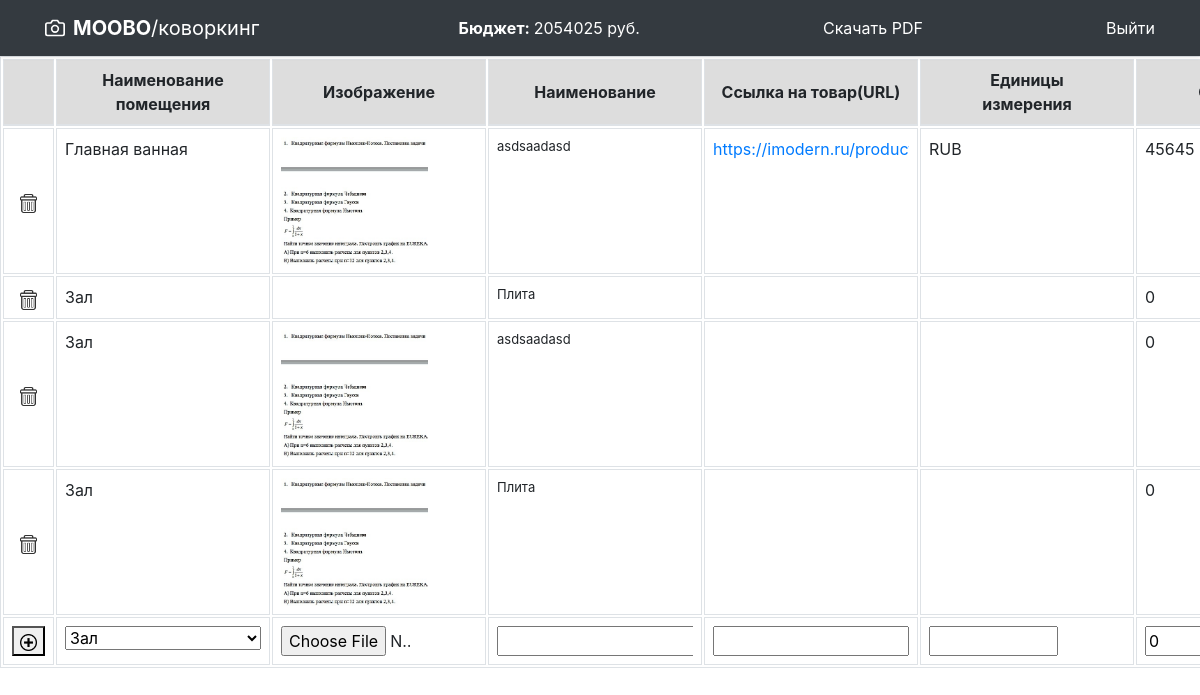
Page /designer/statement/ываываыв/ (signed in) on the earlier database version.
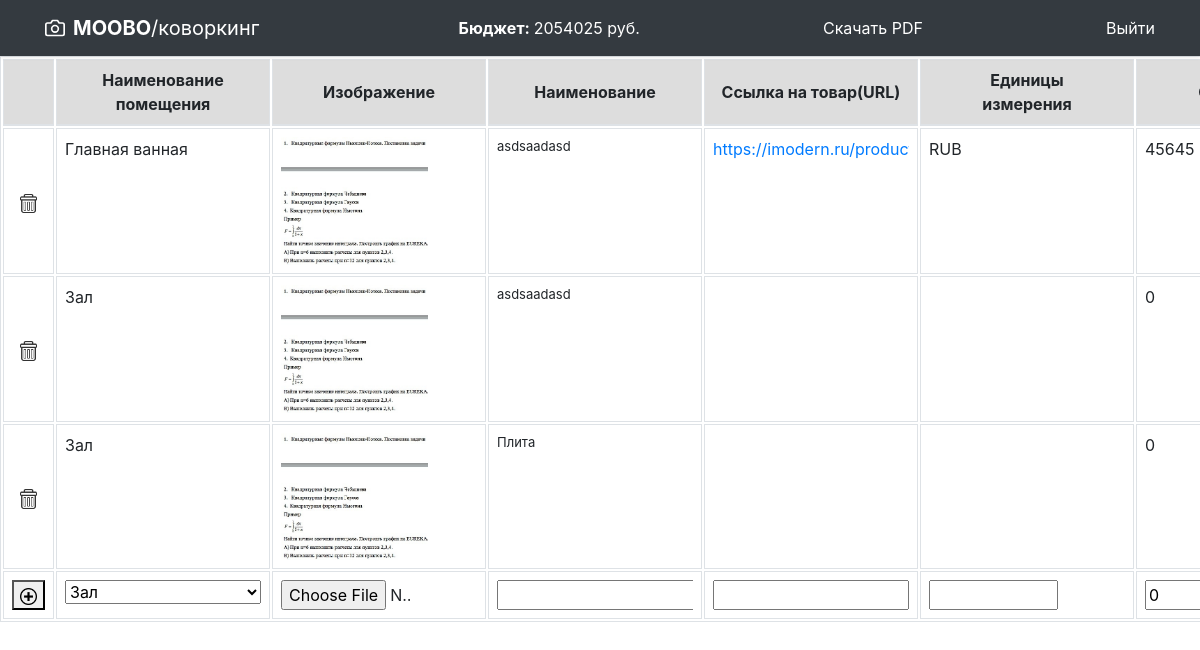
Same page on the later database version.
### designer/models.py (models this page shows, shortened)
class Statement(models.Model):
	ROOM_CHOICES = (
		('Зал', 'Зал'),
		('Гостинная', 'Гостинная'),
		('Прихожая', 'Прихожая'),
		('Ванная', 'Ванная'),
		('Санузел', 'Санузел'),
		('Гостевой санузел', 'Гостевой санузел'),
		('Гостеванная ванная', 'Гостеванная ванная'),
		('Главная ванная', 'Главная ванная'),
		('Гардероб', 'Гардероб'),
		('Спальня', 'Спальня'),
		('Главная спальня', 'Главная спальня'),
		('Детская', 'Детская'),
		('Балкон', 'Балкон'),
		('Лоджия', 'Лоджия'),
		('Кабинет', 'Кабинет'),
		('Кухня', 'Кухня'),
		('Летняя кухня', 'Летняя кухня'),
		('Котельная', 'Котельная'),
		('Хозяйственной помещение', 'Хозяйственной помещение'),
		('Прачечная', 'Прачечная'),
	)
	APPLICATION_CHOICES = (
		('Все комнаты', 'Все комнаты'),
	)
	CLIENT_APPROVED_CHOICES = (
		('Да', 'Да'),
		('Нет', 'Нет'),
		)
	AVIABILITY_OF_STOK = (
		('На складе', 'На складе'),
		('Под заказ', 'Под заказ'),
		('Ожидается поступление', 'Ожидается поступление'),
		)
	project = models.ForeignKey(Project, verbose_name='Проект', on_delete=models.CASCADE)
	room = models.CharField(max_length=25, choices=ROOM_CHOICES,
		verbose_name='Название комнаты', default='')
	images = models.ImageField('Фото', upload_to=images_folder, default='', blank=True)
	product_name = models.CharField(max_length=250, verbose_name='Имя продукта', default='', blank=True)
	link = models.URLField(max_length=2000, verbose_name='Ссылка на товар', default='', blank=True)
	unit = models.CharField(max_length=100, verbose_name='Единица измерения', default='', blank=True)
	retail_price = models.IntegerField(verbose_name='Цена постащика(БЕЗ СКИДКИ!)', default=0)
	qty = models.IntegerField(default=0, verbose_name='Количество')
	total_client_price = models.IntegerField(default=0, verbose_name='Общая сумма позиции')
	file_3dmax = models.FileField(upload_to='statement/files/', default='', blank=True)
	file_revit = models.FileField(upload_to='statement/files/', default='', blank=True)
	file_technical_instruction = models.FileField(upload_to='statement/files/', default='', blank=True)
	class Meta:
		verbose_name = 'Ведомость'
		verbose_name_plural = 'Ведомости'

### designer/views.py (the view, shortened to what this page needs)
# urls.py: path('designer/statement/<str:project_name>/', views.statement, name='project-statement'),
def statement(request, project_name):
	return get_project_statement(request, project_name)

### designer/forms.py
class StatementForm(forms.ModelForm):
    class Meta:
        model = Statement
        fields = ('project', 'room', 'images', 'product_name', 'link', 'unit', 'retail_price', 'qty',
                  'total_client_price', 'file_3dmax', 'file_revit', 'file_technical_instruction')

### designer/models.py (called while the page is built)
	def __str__(self):
		return self.name

### designer/views.py (called while the page is built)
def get_project_id(project_name, user=None):
	if type(project_name) == type("str"):
		try:
			return Project.objects.get(name=project_name, user=user).id
		except Exception as e:
			return HttpResponse(e)
	elif type(project_name) == type(1):
		return project_name
	return 'Error, nut such project name'

def get_project_statement(request, project_name):
	try:
		project_id = get_project_id(project_name, request.user)
		project = Statement.objects.filter(project=project_id)
		total_money = 0
		for row in project:
			total_money += row.total_client_price
		statement_form = StatementForm()
		return render(request, 'designer/statement.html', {
			'statement_form': statement_form,
			'statement': project,
			'total_money': total_money,
			'project_name': project_name
		})
	except Exception as e:
		print('e', e)
		return redirect(authapp_home)

### designer/templates/designer/statement.html (shortened to what this page needs)
{% load static %}
<!DOCTYPE html>
<html lang="ru">
<head>
	<link rel="stylesheet" type="text/css" href="https://stackpath.bootstrapcdn.com/bootstrap/4.4.1/css/bootstrap.min.css">
</head>
<body>
 <header>
      <div class="navbar navbar-dark bg-dark shadow-sm">
    <div class="container d-flex justify-content-between">
      <a href="/designer/projects" class="navbar-brand d-flex align-items-center">
        <strong>MOOBO</strong>/коворкинг
      </a>
        <div class="" style="color: white">
            <strong>Бюджет: </strong>{{ total_money }} руб.
        </div>
        <div class="" style="color: white">
            <a href="pdf" style="color:#ffffff;">Скачать PDF</a>
        </div>
      <a href="{% url 'designer-sign-out' %}" class="logout">Выйти
      </a>
    </div>
  </div>
 </header>
<div class="table-responsive low">
    <form method="POST" enctype="multipart/form-data">
        <table class="table table-bordered table-hover">
            <thead>
                <tr>
                  <th class="butside" align="center" scope="col"></th>
                  <th align="center" scope="col">Наименование <br/> помещения</th>
                  <th align="center" scope="col">Изображение</th>
                  <th align="center" scope="col">Наименование</th>
                  <th align="center" scope="col">Ссылка на товар(URL)</th>
                  <th align="center" scope="col">Единицы <br/> измерения</th>
                  <th align="center" scope="col">Стоимость</th>
                </tr>
            </thead>
            <tbody>
                {% for ment in statement %}
                    <tr>
                        <td class="delbut">
                            <div class="div_icons">
                                <a class="butdel" href="/designer/statement/{{ ment.project }}/{{ ment.id }}">
                                    <img class="icons" src="/static/img/icons/busket.png"/>
                                </a>
                            </div>
                        </td>
                        <td class="colsize"> <div><a> {{ ment.room }} </a></div> </td>
                        {% if ment.images %}
                                <td> <div><a> <img src="{{ment.images.url}}"></a></div> </td>
                        {% else %}
                            <td> <div><a></a></div> </td>
                        {% endif %}
                        <td class="productname"><div class="product_name"><a>{{ ment.product_name }}</a></div> </td>
                        <td> <div><a title="{{ ment.link }}" href="{{ ment.link }}">{{ ment.link }}</a></div> </td>
                        <td> <div><a> {{ ment.unit }} </a></div> </td>
                        <td> <div><a> {{ ment.retail_price }} </a></div> </td>
                    </tr>
                {% endfor %}
                <tr>
                  <td>
                      <div class="div_icons">
                          <a><button type="submit">
                              <img class="icons" src="/static/img/icons/add-button2.png"/>
                              </button></a>
                      </div>
                  </td>
                  <td class="colsize" scope="col"> <div><a>{{ statement_form.room }}</a></div> </td>
                  <td scope="col"> <div><a>{{ statement_form.images }}</a></div> </td>
                  <td scope="col"> <div><a>{{ statement_form.product_name }}</a></div> </td>
                  <td scope="col"> <div><a>{{ statement_form.link }}</a></div> </td>
                  <td scope="col"> <div><a>{{ statement_form.unit }}</a></div> </td>
                  <td scope="col"> <div><a>{{ statement_form.retail_price }}</a></div> </td>
                </tr>
            </tbody>
            </table>
        </form>
    </div>
</body>
</html>

Differences in the rows shown:
removed Statement: room "Зал", product_name "Плита", retail_price "0"
